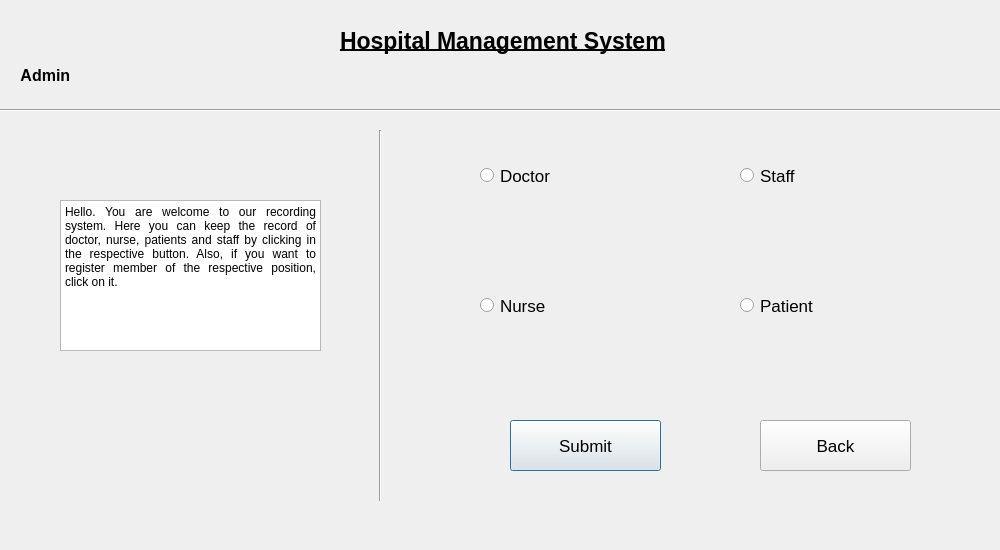
<?xml version="1.0" encoding="UTF-8"?>
<ui version="4.0">
 <class>Record</class>
 <widget class="QDialog" name="Record">
  <property name="geometry">
   <rect>
    <x>0</x>
    <y>0</y>
    <width>1000</width>
    <height>550</height>
   </rect>
  </property>
  <property name="windowTitle">
   <string>Record System</string>
  </property>
  <widget class="QRadioButton" name="radioButton">
   <property name="geometry">
    <rect>
     <x>740</x>
     <y>270</y>
     <width>161</width>
     <height>71</height>
    </rect>
   </property>
   <property name="font">
    <font>
     <pointsize>13</pointsize>
    </font>
   </property>
   <property name="text">
    <string>Patient</string>
   </property>
   <property name="icon">
    <iconset resource="img.qrc">
     <normaloff>:/img/img/patient.png</normaloff>:/img/img/patient.png</iconset>
   </property>
   <property name="iconSize">
    <size>
     <width>50</width>
     <height>50</height>
    </size>
   </property>
  </widget>
  <widget class="QPushButton" name="pushButton_1">
   <property name="geometry">
    <rect>
     <x>510</x>
     <y>420</y>
     <width>151</width>
     <height>51</height>
    </rect>
   </property>
   <property name="font">
    <font>
     <pointsize>13</pointsize>
    </font>
   </property>
   <property name="text">
    <string>Submit</string>
   </property>
  </widget>
  <widget class="QPushButton" name="pushButton_2">
   <property name="geometry">
    <rect>
     <x>760</x>
     <y>420</y>
     <width>151</width>
     <height>51</height>
    </rect>
   </property>
   <property name="font">
    <font>
     <pointsize>13</pointsize>
    </font>
   </property>
   <property name="text">
    <string>Back</string>
   </property>
  </widget>
  <widget class="QLabel" name="label_4">
   <property name="geometry">
    <rect>
     <x>340</x>
     <y>10</y>
     <width>411</width>
     <height>61</height>
    </rect>
   </property>
   <property name="font">
    <font>
     <pointsize>17</pointsize>
     <bold>true</bold>
     <underline>true</underline>
    </font>
   </property>
   <property name="text">
    <string>Hospital Management System</string>
   </property>
  </widget>
  <widget class="QRadioButton" name="radioButton_7">
   <property name="geometry">
    <rect>
     <x>480</x>
     <y>140</y>
     <width>161</width>
     <height>71</height>
    </rect>
   </property>
   <property name="font">
    <font>
     <pointsize>13</pointsize>
    </font>
   </property>
   <property name="text">
    <string>Doctor</string>
   </property>
   <property name="icon">
    <iconset resource="img.qrc">
     <normaloff>:/img/img/doctor.png</normaloff>:/img/img/doctor.png</iconset>
   </property>
   <property name="iconSize">
    <size>
     <width>50</width>
     <height>50</height>
    </size>
   </property>
  </widget>
  <widget class="QRadioButton" name="radioButton_9">
   <property name="geometry">
    <rect>
     <x>480</x>
     <y>270</y>
     <width>161</width>
     <height>71</height>
    </rect>
   </property>
   <property name="font">
    <font>
     <pointsize>13</pointsize>
    </font>
   </property>
   <property name="text">
    <string>Nurse</string>
   </property>
   <property name="icon">
    <iconset resource="img.qrc">
     <normaloff>:/img/img/nurse.png</normaloff>:/img/img/nurse.png</iconset>
   </property>
   <property name="iconSize">
    <size>
     <width>50</width>
     <height>50</height>
    </size>
   </property>
  </widget>
  <widget class="QRadioButton" name="radioButton_11">
   <property name="geometry">
    <rect>
     <x>740</x>
     <y>140</y>
     <width>161</width>
     <height>71</height>
    </rect>
   </property>
   <property name="font">
    <font>
     <pointsize>13</pointsize>
    </font>
   </property>
   <property name="text">
    <string>Staff</string>
   </property>
   <property name="icon">
    <iconset resource="img.qrc">
     <normaloff>:/img/img/staff.png</normaloff>:/img/img/staff.png</iconset>
   </property>
   <property name="iconSize">
    <size>
     <width>50</width>
     <height>50</height>
    </size>
   </property>
  </widget>
  <widget class="Line" name="line">
   <property name="geometry">
    <rect>
     <x>370</x>
     <y>130</y>
     <width>20</width>
     <height>371</height>
    </rect>
   </property>
   <property name="orientation">
    <enum>Qt::Vertical</enum>
   </property>
  </widget>
  <widget class="QTextBrowser" name="textBrowser">
   <property name="geometry">
    <rect>
     <x>60</x>
     <y>200</y>
     <width>261</width>
     <height>151</height>
    </rect>
   </property>
   <property name="font">
    <font>
     <pointsize>11</pointsize>
    </font>
   </property>
   <property name="html">
    <string>&lt;!DOCTYPE HTML PUBLIC &quot;-//W3C//DTD HTML 4.0//EN&quot; &quot;http://www.w3.org/TR/REC-html40/strict.dtd&quot;&gt;
&lt;html&gt;&lt;head&gt;&lt;meta name=&quot;qrichtext&quot; content=&quot;1&quot; /&gt;&lt;meta charset=&quot;utf-8&quot; /&gt;&lt;style type=&quot;text/css&quot;&gt;
p, li { white-space: pre-wrap; }
hr { height: 1px; border-width: 0; }
&lt;/style&gt;&lt;/head&gt;&lt;body style=&quot; font-family:'Segoe UI'; font-size:11pt; font-weight:400; font-style:normal;&quot;&gt;
&lt;p align=&quot;justify&quot; style=&quot; margin-top:0px; margin-bottom:0px; margin-left:0px; margin-right:0px; -qt-block-indent:0; text-indent:0px;&quot;&gt;&lt;span style=&quot; font-size:9pt;&quot;&gt;Hello. You are welcome to our recording system. Here you can keep the record of doctor, nurse, patients and staff by clicking in the respective button. Also, if you want to register member of the respective position, click on it.&lt;/span&gt;&lt;/p&gt;&lt;/body&gt;&lt;/html&gt;</string>
   </property>
  </widget>
  <widget class="QLabel" name="label_2">
   <property name="geometry">
    <rect>
     <x>-10</x>
     <y>50</y>
     <width>241</width>
     <height>51</height>
    </rect>
   </property>
   <property name="font">
    <font>
     <pointsize>12</pointsize>
     <bold>true</bold>
    </font>
   </property>
   <property name="text">
    <string>       Admin </string>
   </property>
  </widget>
  <widget class="Line" name="line_2">
   <property name="geometry">
    <rect>
     <x>0</x>
     <y>100</y>
     <width>1011</width>
     <height>20</height>
    </rect>
   </property>
   <property name="orientation">
    <enum>Qt::Horizontal</enum>
   </property>
  </widget>
 </widget>
 <resources>
  <include location="img.qrc"/>
 </resources>
 <connections/>
</ui>
